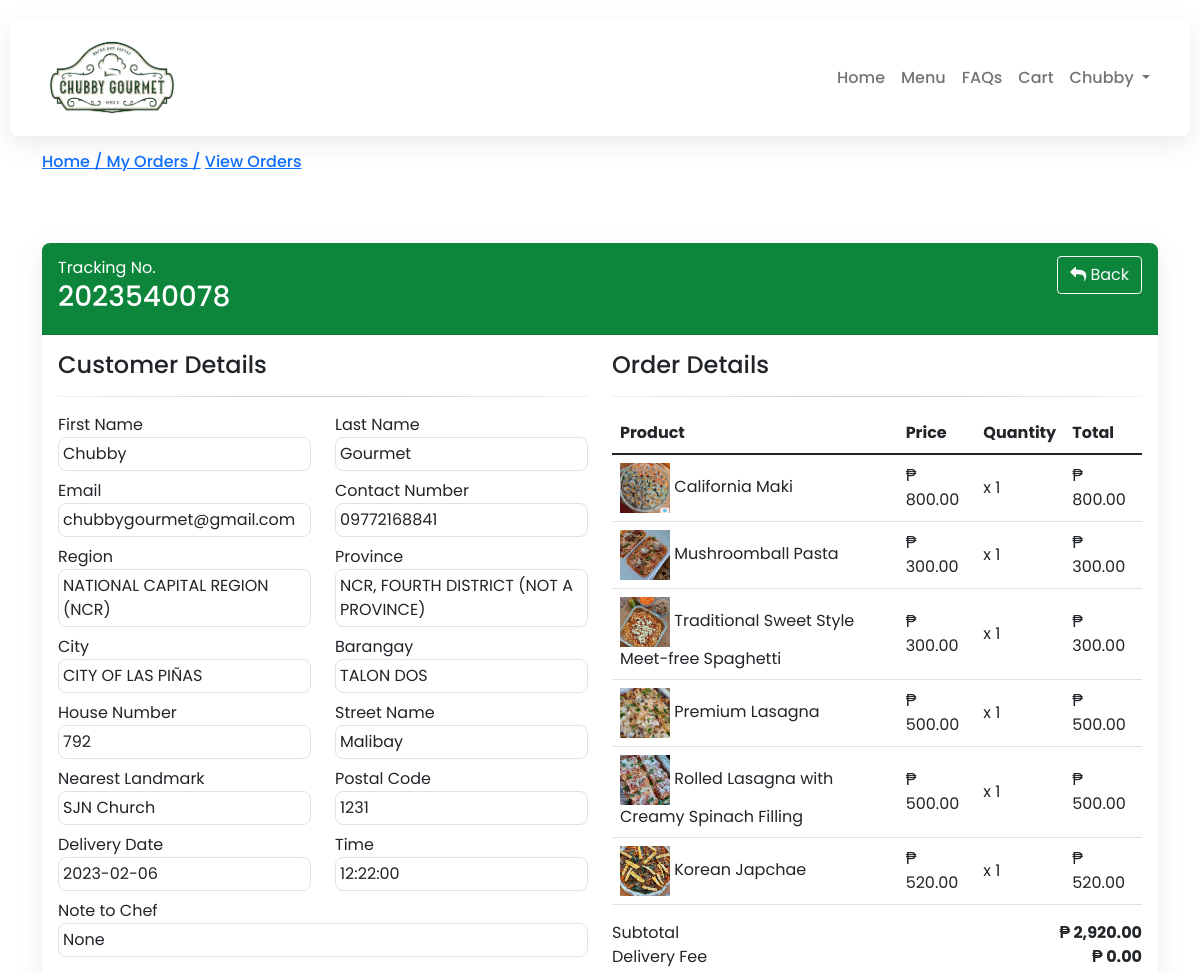
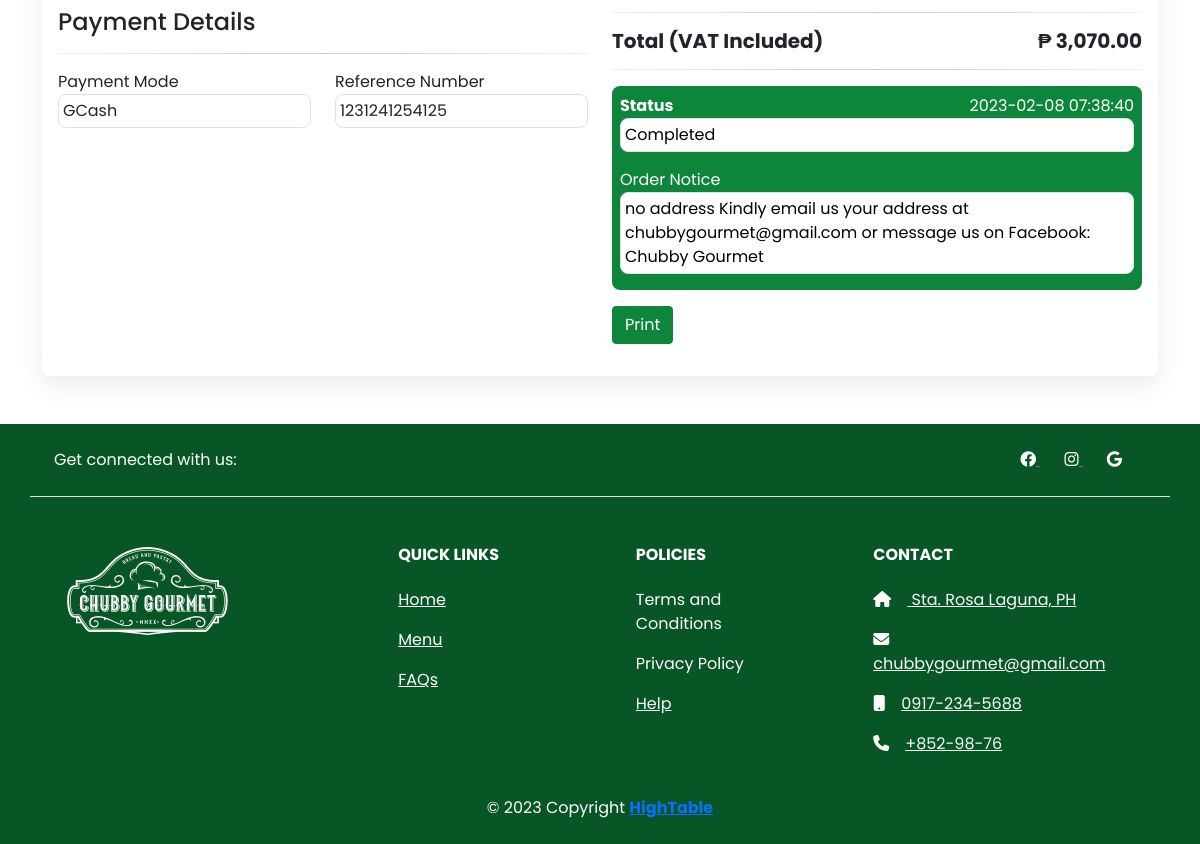
Screenshot of /view-order.php?t=2023540078 (signed in) with the database file from the repository (2 pictures, top to bottom).
### tables this page shows
CREATE TABLE `orders` (
  `id` int(11) NOT NULL,
  `tracking_no` varchar(191) NOT NULL,
  `user_id` int(191) NOT NULL,
  `first_name` varchar(191) NOT NULL,
  `last_name` varchar(191) NOT NULL,
  `email` varchar(191) NOT NULL,
  `phone` varchar(191) NOT NULL,
  `region` varchar(191) NOT NULL,
  `province` varchar(191) NOT NULL,
  `city` varchar(191) NOT NULL,
  `barangay` varchar(191) NOT NULL,
  `delivery_fee` decimal(10,2) NOT NULL,
  `house_number` varchar(191) NOT NULL,
  `street` varchar(191) NOT NULL,
  `landmark` varchar(191) NOT NULL,
  `postal_code` int(10) NOT NULL,
  `delivery_date` varchar(191) NOT NULL,
  `time` time NOT NULL,
  `subtotal_price` decimal(10,2) NOT NULL,
  `total_price` decimal(10,2) NOT NULL,
  `payment_mode` varchar(191) NOT NULL,
  `payment_id` varchar(191) DEFAULT NULL,
  `status` tinyint(4) NOT NULL DEFAULT 0,
  `comments` varchar(255) DEFAULT NULL,
  `notice` varchar(191) NOT NULL,
  `created_at` timestamp NOT NULL DEFAULT current_timestamp(),
  `date` date NOT NULL DEFAULT current_timestamp(),
  `updated_at` timestamp NOT NULL DEFAULT current_timestamp()
);

CREATE TABLE `products` (
  `id` int(11) NOT NULL,
  `category_id` int(11) NOT NULL,
  `name` varchar(191) NOT NULL,
  `slug` varchar(191) NOT NULL,
  `small_description` mediumtext NOT NULL,
  `description` mediumtext NOT NULL,
  `original_price` decimal(10,2) NOT NULL,
  `selling_price` decimal(10,2) NOT NULL,
  `image` varchar(191) NOT NULL,
  `qty` int(11) NOT NULL,
  `sold` int(11) NOT NULL,
  `status` tinyint(4) NOT NULL,
  `popular` tinyint(4) NOT NULL,
  `created_at` timestamp NOT NULL DEFAULT current_timestamp(),
  `updated_at` timestamp NOT NULL DEFAULT current_timestamp()
);

CREATE TABLE `order_items` (
  `id` int(11) NOT NULL,
  `order_id` int(191) NOT NULL,
  `prod_id` int(191) NOT NULL,
  `qty` int(191) NOT NULL,
  `price` decimal(10,2) NOT NULL,
  `order_items_status` tinyint(4) NOT NULL,
  `created_at` timestamp NOT NULL DEFAULT current_timestamp(),
  `date` date NOT NULL DEFAULT current_timestamp()
);

### view-order.php (the view, shortened to what the rows shown need)
<?php
include('functions/userfunctions.php');
include('includes/header.php');
if(isset($_GET['t'])){
    $tracking_no = $_GET['t'];
    $orderData = checkTrackingNoValid($tracking_no);
        ?>
        <?php
}else{
    ?>
        <h4>Something went wrong</h4>
    <?php
    die();
}
$data = mysqli_fetch_array($orderData);
?>
<div class="py-5">
    <div class="viewOrderContainer container">
        <div class="">
            <div class="row">
                <div class="col-md-12">
                    <div class="card print-container">
                        <div class="card-header">
                            <span class="text-white">Tracking No.</span>
                            <a href="my-orders.php" class="btn btn-outline-light float-end print-hide"><i class="fa fa-reply"></i> Back</a>
                                <h3 class="tracking-number"><?= $data['tracking_no']; ?></h3>
                        </div>
                        <div class="card-body">
                            <div class="row">
                                <div class="col-md-6">
                                    <div class="row">
                                        <div class="col-md-6 mb-2">
                                            <label class="form-label mb-0">First Name</label>
                                            <div class="border p-1">
                                                <?= $data['first_name']; ?>
                                            </div>
                                        </div>
                                        <div class="col-md-6 mb-2">
                                            <label class="form-label mb-0">Last Name</label>
                                            <div class="border p-1">
                                                <?= $data['last_name']; ?>
                                            </div>
                                        </div>
                                        <div class="col-md-6 mb-2">
                                            <label class="form-label mb-0">Email</label>
                                            <div class="border p-1">
                                                <?= $data['email']; ?>
                                            </div>
                                        </div>
                                        <div class="col-md-6 mb-2">
                                            <label class="form-label mb-0">Contact Number</label>
                                            <div class="border p-1">
                                                0<?= $data['phone']; ?>
                                            </div>
                                        </div>
                                        <div class="col-md-6 mb-2">
                                            <label class="form-label mb-0">Region</label>
                                            <div class="border p-1" id="region">
                                                <?= $data['region']; ?>
                                            </div>
                                        </div>
                                        <div class="col-md-6 mb-2">
                                            <label class="form-label mb-0">Province</label>
                                            <div class="border p-1">
                                                <?= $data['province']; ?>
                                            </div>
                                        </div>
                                        <div class="col-md-6 mb-2">
                                            <label class="form-label mb-0">City</label>
                                            <div class="border p-1">
                                                <?= $data['city']; ?>
                                            </div>
                                        </div>
                                        <div class="col-md-6 mb-2">
                                            <label class="form-label mb-0">Barangay</label>
                                            <div class="border p-1">
                                                <?= $data['barangay']; ?>
                                            </div>
                                        </div>
                                        <div class="col-md-6 mb-2">
                                            <label class="form-label mb-0">House Number</label>
                                            <div class="border p-1">
                                                <?= $data['house_number']; ?>
                                            </div>
                                        </div>
                                        <div class="col-md-6 mb-2">
                                            <label class="form-label mb-0">Street Name</label>
                                            <div class="border p-1">
                                                <?= $data['street']; ?>
                                            </div>
                                        </div>
                                        <div class="col-md-6 mb-2">
                                            <label class="form-label mb-0">Nearest Landmark</label>
                                            <div class="border p-1">
                                                <?= $data['landmark']; ?>
                                            </div>
                                        </div>
                                        <div class="col-md-6 mb-2">
                                            <label class="form-label mb-0">Postal Code</label>
                                            <div class="border p-1">
                                                <?= $data['postal_code']; ?>
                                            </div>
                                        </div>
                                        <div class="col-md-6 mb-2">
                                            <label class="form-label mb-0">Delivery Date</label>
                                            <div class="border p-1">
                                                <?= $data['delivery_date']; ?>
                                            </div>
                                        </div>
                                        <div class="col-md-6 mb-2">
                                            <label class="form-label mb-0">Time</label>
                                            <div class="border p-1">
                                                <?= $data['time']; ?>
                                            </div>
                                        </div>
                                        <div class="col-md-12">
                                            <div class="row">
                                                <div class="col-md-6 mb-2">
                                                    <label class="form-label mb-0">Payment Mode</label>
                                                    <div class="border p-1">
                                                        <?= $data['payment_mode']; ?>
                                                    </div>
                                                </div>
                                                <div class="col-md-6 mb-2">
                                                    <label class="form-label mb-0">Reference Number</label>
                                                    <div class="border p-1">
                                                        <?= $data['payment_id']; ?>
                                                    </div>
                                                </div>
                                            </div>
                                        </div>
                                    </div>
                                </div>
                                <div class="col-md-6">
                                    <table class="table">
                                        <thead>
                                            <tr>
                                                <th>Product</th>
                                                <th>Price</th>
                                                <th>Quantity</th>
                                                <th>Total</th>
                                            </tr>
                                        </thead>
                                        <tbody>
                                            <?php
                                                $userid = $_SESSION['auth_user']['user_id'];
                                                $order_query = "SELECT o.id as oid, o.tracking_no, o.user_id, oi.*, oi.qty as orderqty, p.* FROM orders o, order_items oi,
                                                    products p WHERE o.user_id='$userid' AND oi.order_id=o.id AND p.id=oi.prod_id
                                                    AND o.tracking_no='$tracking_no' ";
                                                $order_query_run = mysqli_query($con, $order_query);
                                                if(mysqli_num_rows($order_query_run) > 0){
                                                    foreach ($order_query_run as $item) {
                                                        ?>
                                                            <tr>
                                                                <td class="productImage align-middle ">
                                                                    <img class="print-hide" src="uploads/<?= $item['image'] ?>" width="50px" height="50px" alt="<?= $item['name'] ?>">
                                                                    <?= $item['name'] ?>
                                                                </td>
                                                                <td class="align-middle">
                                                                ₱ <?= $item['price'] ?>
                                                                </td>
                                                                <td class="align-middle">
                                                                    x <?= $item['orderqty'] ?>
                                                                </td>
                                                                <td class="align-middle">
                                                                    <?php $prodTotal = $item['price']* $item['orderqty'] ?>
                                                                    ₱   <?= number_format($prodTotal,2) ?>
                                                                </td>
                                                            </tr>
                                                        <?php
                                                    }
                                                }
                                            ?>
                                        </tbody>
                                    </table>
                                    <h7>Subtotal <span class="float-end fw-bold" id="subtotal">₱ <?= number_format($data['subtotal_price'],2); ?></span></h7>
                                    <br><h7>Delivery Fee <span class="float-end fw-bold" id="fee">₱ <?= number_format($data['delivery_fee'],2); ?></span></h7>
                                    <h5 class="fw-bold">Total (VAT Included) <span class="float-end fw-bold">₱ <?= number_format($data['total_price'],2); ?></span></h5>
                                    <div class="order-status text-white">
                                        <label class="fw-bold">Status</label>
                                        <div style="float:right;"><?= $data['updated_at']; ?></div>
                                        <div class="border p-1 mb-3">
                                            <?php
                                                if($data['status'] == 0 ){
                                                    echo "Processing";
                                                }else if($data['status'] == 1 ){
                                                    echo "In transit";
                                                }else if($data['status'] == 2 ){
                                                    echo "Completed";
                                                }else if($data['status'] == 3 ){
                                                    echo "Cancelled";
                                                }
                                            ?>
                                        </div>
                                        <?php
                                            if(!empty($data['notice'])){ ?>
                                                <div class="col-md-12 mb-2" id="notice">
                                                    <label class="form-label mb-0">Order Notice</label>
                                                    <div class="border p-1">
                                                        <?= $data['notice']; ?>
                                                    </div>
                                                </div>
                                            <?php }else{ ?>
                                            <script type="text/javascript">document.getElementById('notice').style.display = 'none';</script>
                                        <?php   } ?>
                                    </div>
                                </div>
                            </div>
                        </div>
                    </div>
                </div>
            </div>
        </div>
    </div>
</div>
<?php include('includes/footer.php');  ?>

### rows the page displays
orders: tracking_no "2023540078", first_name "Chubby", last_name "Gourmet", email "chubbygourmet@gmail.com", phone "9772168841", region "NATIONAL CAPITAL REGION (NCR)", province "NCR, FOURTH DISTRICT (NOT A PROVINCE)", city "CITY OF LAS PIÑAS", barangay "TALON DOS", house_number "792", street "Malibay", landmark "SJN Church", postal_code "1231", delivery_date "2023-02-06", time "12:22:00", payment_mode "GCash", payment "1231241254125", products.image (picture), products.name "California Maki", order_items.price "800.00", order_items.qty "1", products.name "Mushroomball Pasta", order_items.price "300.00", products.name "Traditional Sweet Style Meet-free Spaghetti", products.name "Premium Lasagna", order_items.price "500.00", products.name "Rolled Lasagna with Creamy Spinach Filling", products.name "Korean Japchae", order_items.price "520.00", subtotal_price "2,920.00", delivery_fee "0.00", total_price "3,070.00", updated_at "2023-02-08 07:38:40", notice "no address Kindly email us your address at chubbygourmet@gmail.com or message us on Facebook: Chubby Gourmet"

### other values shown
$_SESSION['auth_user']['first_name'] "Chubby"
